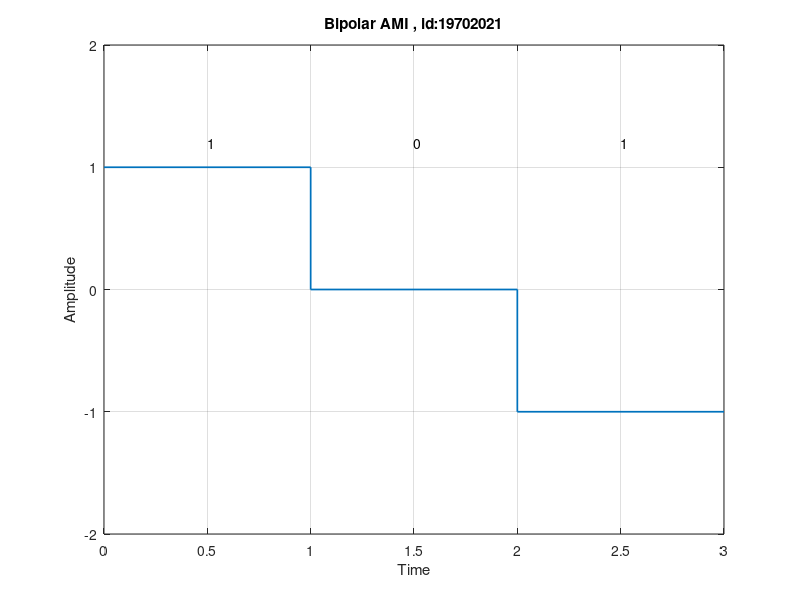

Source code (MATLAB):
% 0 = zero level
% 1 = toggle

id = input('Enter Your Id: ');%taking my id as input

bi = de2bi(id) %id converted to binary

bi = fliplr(bi); %flipping the bi array value in the left-right

n = length(bi);%length of the binary value

x = [];

y = [];

a=1;

for i=1:n
    
    x=[x i-1 i];
    
    if(bi(i)== 1)
        
        y=[y a a];
        
        a=a*(-1);
        
    else
        
        y=[y 0 0];
        
    end
end

plot(x,y,'LineWidth',1.25),axis([0,n,-2,2]);

xAxis = 0;

yAxis = 1.2;

bi = dec2bin(id)

for i=1:n
    xAxis = i - 0.5;
    text(xAxis,yAxis,bi(i));
end

title('Bipolar AMI , id:19702021'); 

xlabel('Time');

ylabel('Amplitude');

grid on